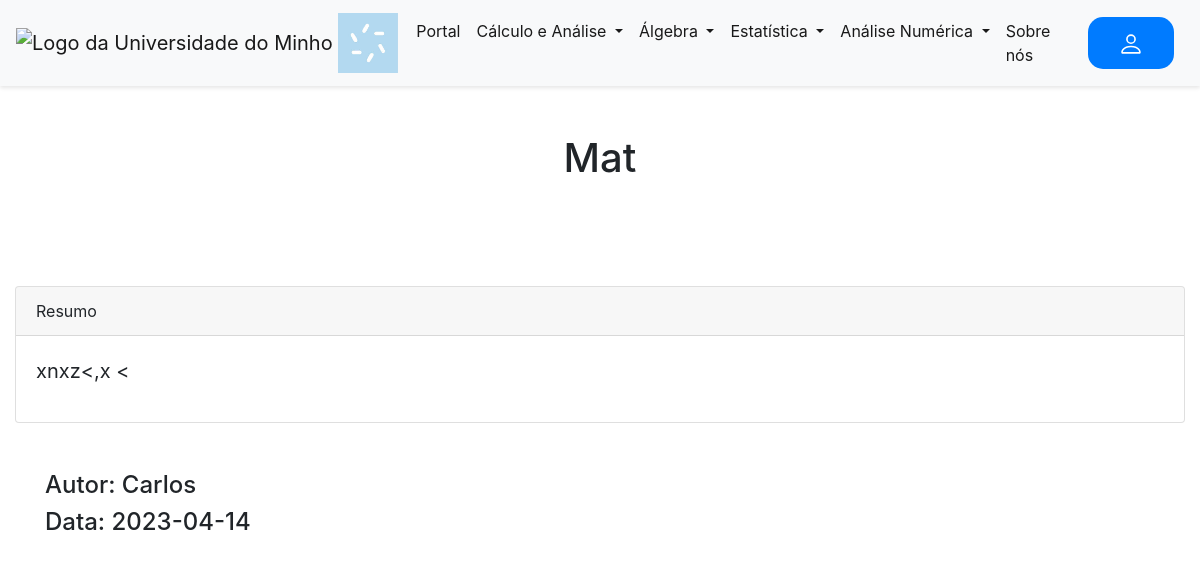
/post/1, run on the app's committed database.
### tables this page shows
CREATE TABLE posts
             (id INTEGER PRIMARY KEY AUTOINCREMENT,
              title TEXT,
              content TEXT,
              thumbnail_url TEXT,
              file_url TEXT,
              author TEXT,
              snapshots_1 TEXT,
              snapshots_2 TEXT,
              snapshots_3 TEXT,
              links TEXT,
              download TEXT,
              created_at TIMESTAMP DEFAULT CURRENT_TIMESTAMP, subject TEXT);

### main.py (the view)
@app.route("/post/<int:post_id>")
def post(post_id):
    conn = sqlite3.connect("database.db")
    c = conn.cursor()
    c.execute("SELECT * FROM posts WHERE id=?", (post_id,))
    post = c.fetchone()
    conn.close()
    can_edit = False
    if 'email' in session and session['tipo'] == 'admin':
        can_edit = True
    conn = sqlite3.connect("database.db")
    c = conn.cursor()
    c.execute("SELECT * FROM forms")
    forms = c.fetchall()
    conn.close()
    conn = sqlite3.connect("database.db")
    c = conn.cursor()
    c.execute("SELECT * FROM posts")
    posts = c.fetchall()
    conn.close()
    return render_template("post.html", post=post, can_edit=can_edit,forms=forms,posts=posts)

### templates/post.html (shortened to what this page needs)
{% extends "base.html" %}
{% block content %}
<main>
  <article>
    <div class="container-fluid">
      <header class="text-center">
        <br></br>
        <h1>{{ post[1] }}</h1>
        <br></br>
      </header>
      <br></br>
      <div class="card">
        <div class="card-header">
          Resumo
        </div>
        <div class="card-body">
          <blockquote class="blockquote mb-0">
            {{ post[2]|safe }}
          </blockquote>
        </div>
      </div>
      <div class="container">
        <br></br>
        <h4> Autor: {{post[5]}}</h4>
        <h4>Data: {{ post[11].split(' ')[0] }}</h4>
      </div>
    </div>
  </article>
</main>
{% endblock %}

### data on the page
posts: title "Mat", content "xnxz<,x <", author "Carlos", created_at "2023-04-14"
